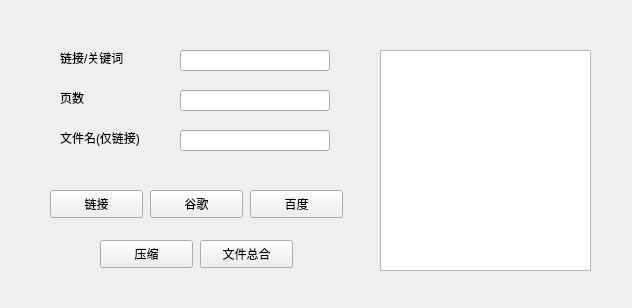
<?xml version="1.0" encoding="UTF-8"?>
<ui version="4.0">
 <class>Form</class>
 <widget class="QWidget" name="Form">
  <property name="geometry">
   <rect>
    <x>0</x>
    <y>0</y>
    <width>632</width>
    <height>308</height>
   </rect>
  </property>
  <property name="windowTitle">
   <string>Form</string>
  </property>
  <widget class="QLabel" name="search_label">
   <property name="geometry">
    <rect>
     <x>60</x>
     <y>50</y>
     <width>91</width>
     <height>16</height>
    </rect>
   </property>
   <property name="text">
    <string>链接/关键词</string>
   </property>
  </widget>
  <widget class="QLineEdit" name="search_lineEdit">
   <property name="geometry">
    <rect>
     <x>180</x>
     <y>50</y>
     <width>150</width>
     <height>21</height>
    </rect>
   </property>
  </widget>
  <widget class="QLabel" name="page_label">
   <property name="geometry">
    <rect>
     <x>60</x>
     <y>90</y>
     <width>72</width>
     <height>15</height>
    </rect>
   </property>
   <property name="text">
    <string>页数</string>
   </property>
  </widget>
  <widget class="QLineEdit" name="page_lineEdit">
   <property name="geometry">
    <rect>
     <x>180</x>
     <y>90</y>
     <width>150</width>
     <height>21</height>
    </rect>
   </property>
  </widget>
  <widget class="QLineEdit" name="filename_lineEdit">
   <property name="geometry">
    <rect>
     <x>180</x>
     <y>130</y>
     <width>150</width>
     <height>21</height>
    </rect>
   </property>
  </widget>
  <widget class="QLabel" name="filename_label">
   <property name="geometry">
    <rect>
     <x>60</x>
     <y>130</y>
     <width>111</width>
     <height>16</height>
    </rect>
   </property>
   <property name="text">
    <string>文件名(仅链接)</string>
   </property>
  </widget>
  <widget class="QPushButton" name="link_pushButton">
   <property name="geometry">
    <rect>
     <x>50</x>
     <y>190</y>
     <width>93</width>
     <height>28</height>
    </rect>
   </property>
   <property name="text">
    <string>链接</string>
   </property>
  </widget>
  <widget class="QPushButton" name="google_pushButton">
   <property name="geometry">
    <rect>
     <x>150</x>
     <y>190</y>
     <width>93</width>
     <height>28</height>
    </rect>
   </property>
   <property name="text">
    <string>谷歌</string>
   </property>
  </widget>
  <widget class="QPushButton" name="baidu_pushButton">
   <property name="geometry">
    <rect>
     <x>250</x>
     <y>190</y>
     <width>93</width>
     <height>28</height>
    </rect>
   </property>
   <property name="text">
    <string>百度</string>
   </property>
  </widget>
  <widget class="QPushButton" name="zip_pushButton">
   <property name="geometry">
    <rect>
     <x>100</x>
     <y>240</y>
     <width>93</width>
     <height>28</height>
    </rect>
   </property>
   <property name="text">
    <string>压缩</string>
   </property>
  </widget>
  <widget class="QPushButton" name="count_pushButton">
   <property name="geometry">
    <rect>
     <x>200</x>
     <y>240</y>
     <width>93</width>
     <height>28</height>
    </rect>
   </property>
   <property name="text">
    <string>文件总合</string>
   </property>
  </widget>
  <widget class="QTextBrowser" name="textBrowser">
   <property name="geometry">
    <rect>
     <x>380</x>
     <y>50</y>
     <width>211</width>
     <height>221</height>
    </rect>
   </property>
  </widget>
 </widget>
 <resources/>
 <connections/>
</ui>
